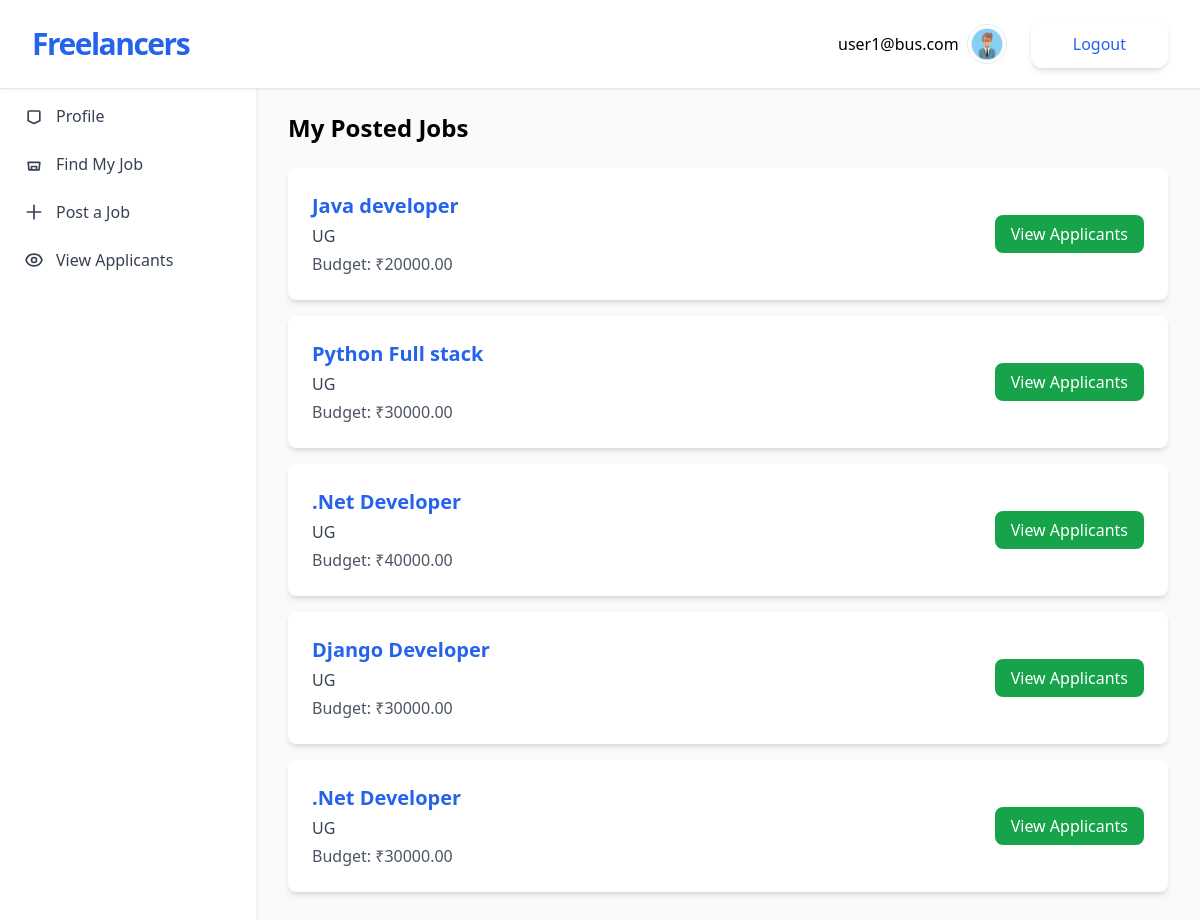
Screenshot of /my-applicants/ (signed in) with the database file from the repository.
### accounts/models.py (models this page shows, shortened)
class CustomUser(AbstractUser):
    USER_TYPE_CHOICES = (
        ('freelancer', 'Freelancer'),
        ('business', 'Business'),
    )
    user_type = models.CharField(max_length=20, choices=USER_TYPE_CHOICES, null=True, blank=True)

### jobs/models.py (models this page shows, shortened)
class Business(models.Model):
    owner = models.OneToOneField(User, on_delete=models.CASCADE)
    profile_pic = models.ImageField(upload_to="'profiles/", blank=True)
    name = models.CharField(max_length=100)
    bio = models.TextField(blank=True)

class Job(models.Model):
    business = models.ForeignKey(Business, on_delete=models.CASCADE, related_name='jobs')
    title = models.CharField(max_length=200)
    description = models.TextField()
    budget = models.DecimalField(max_digits=10, decimal_places=2)
    created_at = models.DateTimeField(auto_now_add=True)

### jobs/views.py (the view)
# urls.py: path('my-applicants/', my_job_applicants, name='my-job-applicants'),
@login_required
def my_job_applicants(request):
    try:
        business = request.user.business
    except:
        messages.error(request, "You must have a Business profile to view applicants.")
        return redirect('job-list')
    jobs = Job.objects.filter(business=business)
    return render(request, 'jobs/my_job_applicants.html', {'jobs': jobs})

### jobs/templates/jobs/my_job_applicants.html
{% extends "jobs/_base.html" %}
{% block content %}
<h2 class="text-2xl font-bold mb-6">My Posted Jobs</h2>
<div class="space-y-4">
    {% for job in jobs %}
        <div class="bg-white p-6 rounded-lg shadow-md flex items-center justify-between">
            <div>
                <h3 class="text-xl font-semibold text-blue-600">{{ job.title }}</h3>
                <p class="text-gray-700 mt-1">{{ job.description|truncatewords:20 }}</p>
                <p class="text-gray-600 mt-1">Budget: ₹{{ job.budget }}</p>
            </div>
            <div>
                <a href="{% url 'manage-applications' job.id %}"
                   class="bg-green-600 text-white px-4 py-2 rounded-lg hover:bg-green-700">
                    View Applicants
                </a>
            </div>
        </div>
    {% empty %}
        <p class="text-gray-500">You have not posted any jobs yet.</p>
    {% endfor %}
</div>
{% endblock %}

### jobs/templates/jobs/_base.html (shortened to what this page needs)
<!DOCTYPE html>
<html lang="en">
<head>
    <script src="https://cdn.tailwindcss.com"></script>
</head>
<body class="bg-gray-50">
    <div class="flex flex-col p-5 md:items-center md:justify-between md:flex-row md:px-6 lg:px-8 border-b bg-white shadow-sm fixed top-0 left-0 right-0 z-10">
        <div class="flex flex-row items-center justify-between lg:justify-start">
            <a href="{% url 'freelancer-list' %}" class="text-3xl font-bold tracking-tighter text-blue-600 transition duration-500 ease-in-out transform tracking-relaxed lg:pr-8">
                Freelancers
            </a>
        </div>
        <nav class="flex-col items-center flex-grow hidden pb-4 md:pb-0 md:flex md:justify-end md:flex-row lg:pl-2">
            <div class="inline-flex items-center gap-2 list-none lg:ml-auto">
                {% if user.is_authenticated %}
                <p>{{ user.email }}</p>
                {% if user.business.profile_pic %}
                    <img class="w-10 border rounded-full mr-4" src="{{ user.business.profile_pic.url }}" alt="Profile pic">
                {% endif %}
                <form action="{% url 'account_logout' %}" method="POST">
                    <button type="submit" class="items-center block px-10 py-2.5 text-base font-medium text-center text-blue-600 transition duration-500 ease-in-out transform border-2 border-white shadow-md rounded-xl focus:outline-none focus:ring-2 focus:ring-offset-2 focus:ring-gray-500">
                        Logout
                    </button>
                </form>
                {% endif %}
            </div>
        </nav>
    </div>
    <div class="flex pt-20">
        <aside class="fixed top-20 left-0 w-64 bg-white shadow-md h-[calc(100vh-5rem)] p-6 z-5">
            <nav class="flex flex-col gap-6 text-gray-700">
                <a href="{% url 'profile' %}" class="flex items-center gap-3 hover:text-blue-600 font-medium">
                    <svg xmlns="http://www.w3.org/2000/svg" class="h-5 w-5" fill="none" viewBox="0 0 24 24" stroke="currentColor">
                        <path stroke-linecap="round" stroke-linejoin="round" stroke-width="2"
                            d="M5.121 17.804A1 1 0 015 17V7a1 1 0 011-1h12a1 1 0 011 1v10a1 1 0 01-.121.804L12 21l-6.879-3.196z"/>
                    </svg>
                    Profile
                </a>
                <a href="{% url 'job-list' %}" class="flex items-center gap-3 hover:text-blue-600 font-medium">
                    <svg xmlns="http://www.w3.org/2000/svg" class="h-5 w-5" fill="none" viewBox="0 0 24 24" stroke="currentColor">
                        <path stroke-linecap="round" stroke-linejoin="round" stroke-width="2"
                            d="M9 17v-2h6v2a2 2 0 01-2 2H11a2 2 0 01-2-2zM5 10h14l-1 9H6l-1-9z"/>
                    </svg>
                    Find My Job
                </a>
                {% if user.business %}
                    <a href="{% url 'post-jobs' %}" class="flex items-center gap-3 hover:text-blue-600 font-medium">
                        <svg xmlns="http://www.w3.org/2000/svg" class="h-5 w-5" fill="none" viewBox="0 0 24 24" stroke="currentColor">
                            <path stroke-linecap="round" stroke-linejoin="round" stroke-width="2" d="M12 4v16m8-8H4"/>
                        </svg>
                        Post a Job
                    </a>
                {% endif %}
                {% if user.business %}
                    <a href="{% url 'my-job-applicants' %}" class="flex items-center gap-3 hover:text-blue-600 font-medium">
                        View Applicants
                    </a>
                {% endif %}
            </nav>
        </aside>
        <div class="flex-1 ml-64 p-8">
            <div class="container">
                {% block content %}
                {% endblock content %}
            </div>
        </div>
    </div>
</body>
</html>

### rows the page displays
CustomUser: email "user1@bus.com", business.profile_pic (picture)
Job: title "Java developer", description "UG", budget "20000.00"
Job: title "Python Full stack", description "UG", budget "30000.00"
Job: title ".Net Developer", description "UG", budget "40000.00"
Job: title "Django Developer", description "UG", budget "30000.00"
Job: title ".Net Developer", description "UG", budget "30000.00"
